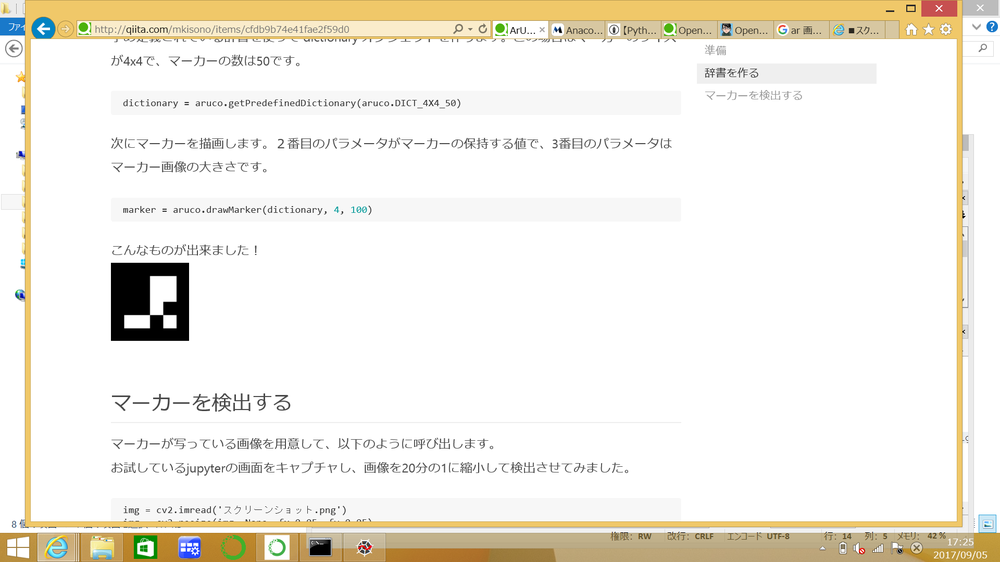
#> input picture camera/ar_sample2.png, 1000 x 562 px, shrunk from 1920 x 1080 before the run, given in place of the camera
$ python image.py
#> lines starting #> are read from the running program, lines starting #| are printed output that depends on the picture; after the words box and inside, x2 and y2 are one past the last pixel; in counts of white or black regions, pixels touching at a corner belong together
# -*- coding: utf-8 -*-
"""
Created on Tue Aug 29 15:34:39 2017

@author: TE058
"""
import cv2.aruco as aruco
import numpy as np
import cv2

# 0 <= h <= 179 (色相)　OpenCVではmax=179なのでR:0(180),G:60,B:120となる
# 0 <= s <= 255 (彩度)　黒や白の値が抽出されるときはこの閾値を大きくする
# 0 <= v <= 255 (明度)　これが大きいと明るく，小さいと暗い

#画像をbgrからhsvに変換
def BGR2HSV(image):
    hsv = cv2.cvtColor(image, cv2.COLOR_BGR2HSV)
    return hsv

#bgrをhsv画像にしてから赤色だけ抽出
def ext_red(image):
    hsv = BGR2HSV(image)

    low_color = np.array([0, 75, 75])
    upper_color = np.array([20, 255, 255])

    #low_color2 = np.array([160, 75, 75])
    #upper_color2 = np.array([180, 255, 255])
    # 色を抽出するマスク
    img_mask = cv2.inRange(hsv,low_color,upper_color)
    #img_mask2 = cv2.inRange(hsv,low_color2,upper_color2)

    #img_mask3 = np.logical_or(np.asarray(img_mask), np.asarray(img_mask2))

    #画像とマスク画像の共通領域
    img_color = cv2.bitwise_and(image, image, mask=img_mask)

    return img_color

if __name__=='__main__':
    cap = cv2.VideoCapture(1)
    if not cap.isOpened():
        raise IOError
    dictionary = aruco.getPredefinedDictionary(aruco.DICT_4X4_50)

    while(1):

         # フレームを取得
        ret, frame = cap.read()
#> frame is the input picture: shape (562, 1000, 3); mean B, G, R 230.7, 239.3, 242.8
        if not ret:
            continue

        #img_show(marker)

        camera_mat = np.loadtxt('K.csv', delimiter=',')
        dist_coef = np.loadtxt('d.csv', delimiter=',')
        print("K = \n", camera_mat)
        print("d = ", dist_coef.ravel())
        undistort_image = cv2.undistort(frame, camera_mat, dist_coef)
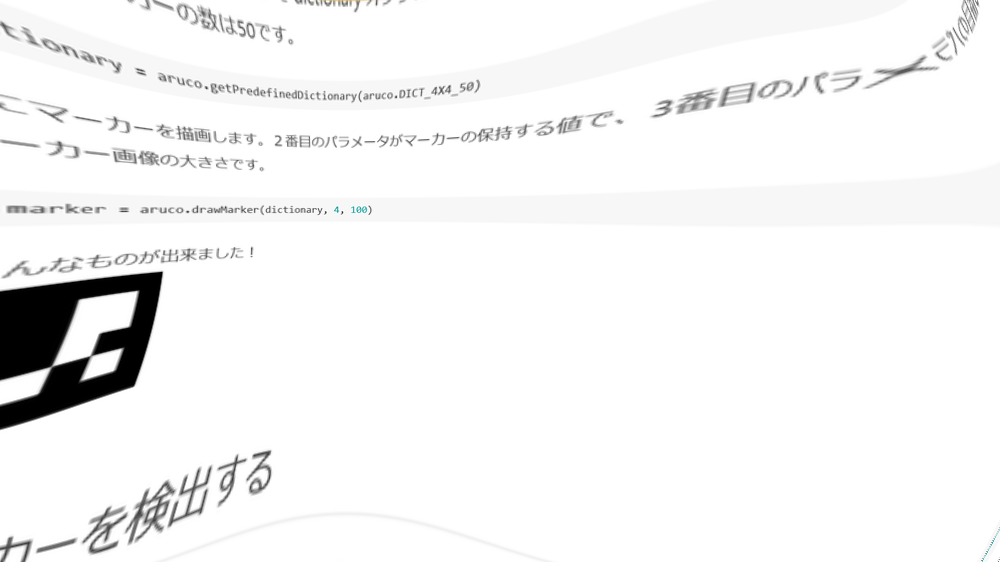
#> undistort_image: shape (562, 1000, 3); mean B, G, R 244.4, 244.4, 244.3

        corners, ids, rejectedImgPoints = aruco.detectMarkers(undistort_image, dictionary)
#> corners = (); ids = None; rejectedImgPoints = 8 items
        print(corners, ids)
#| () None

        image = aruco.drawDetectedMarkers(undistort_image, corners, ids)

        cv2.imshow("SHOW DETECTED MARKER", image)

        # qを押したら終了
        k = cv2.waitKey(1)
#> (key q is pressed here)
        if k == ord('q'):
            break

    cap.release()
    cv2.destroyAllWindows()

$ run again, on camera/calib_boad.png
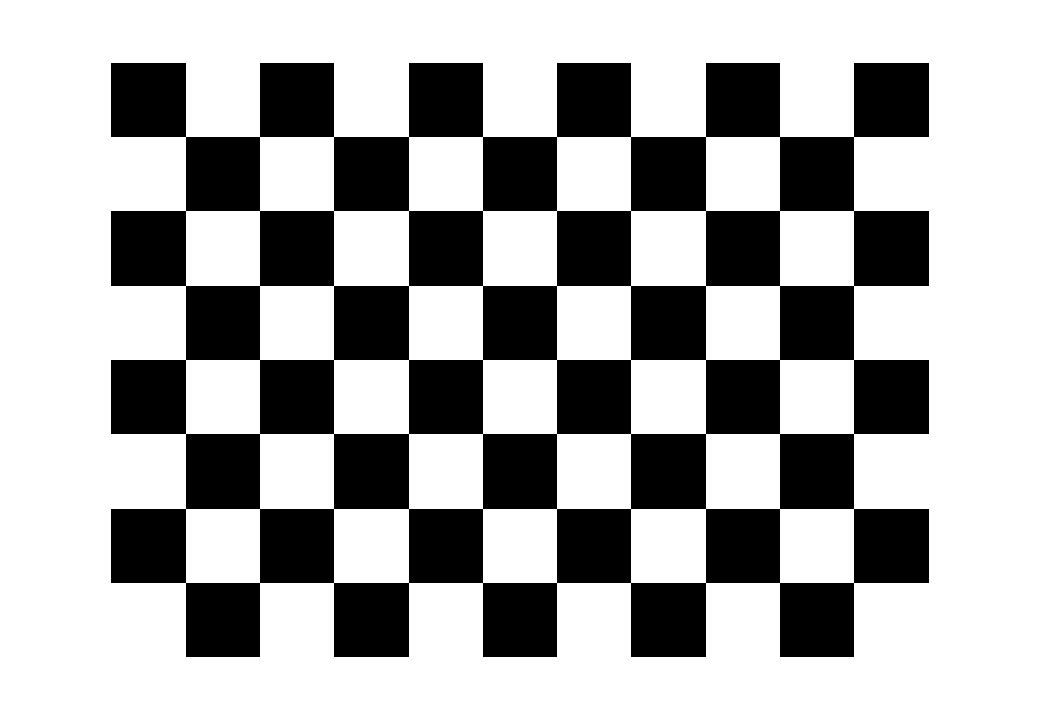
#> input picture camera/calib_boad.png, 1040 x 720 px, given in place of the camera
#> frame is the input picture: shape (720, 1040, 3); 67.6% white; 1 black region, box (x1, y1, x2, y2) and area: (111, 63, 929, 657) 242946
#> `undistort_image = cv2.undistort(frame, camera_mat, dist_coef)`:
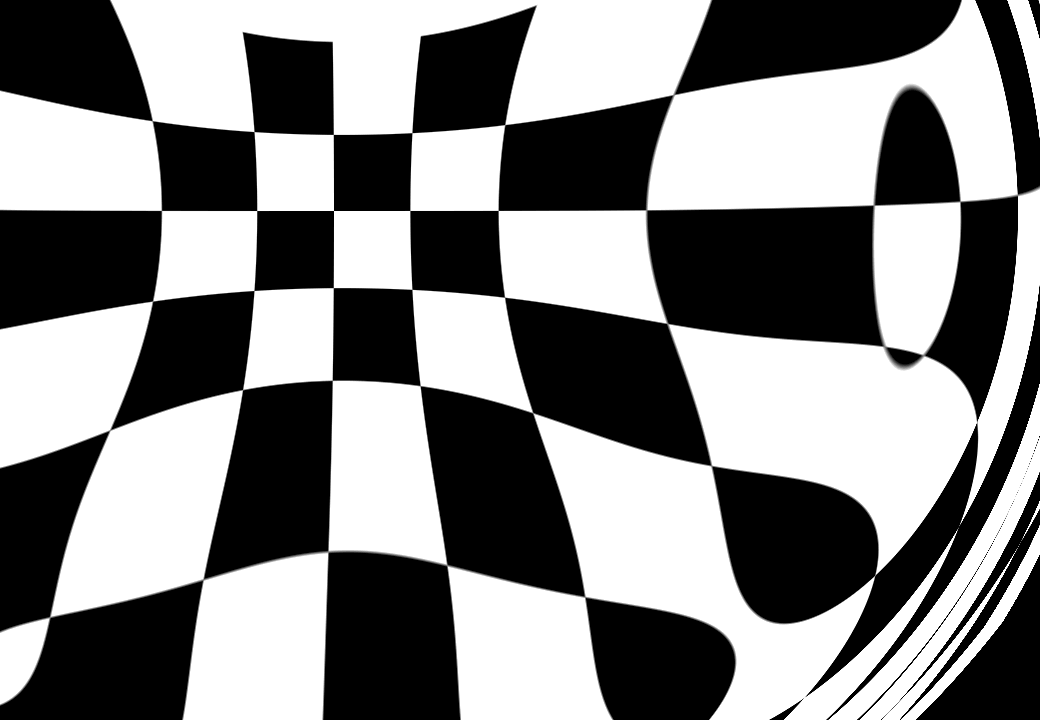
#> undistort_image: shape (720, 1040, 3); min 0, max 255, mean 133.1
#> corners = (); ids = None; rejectedImgPoints = 20 items
#| () None
